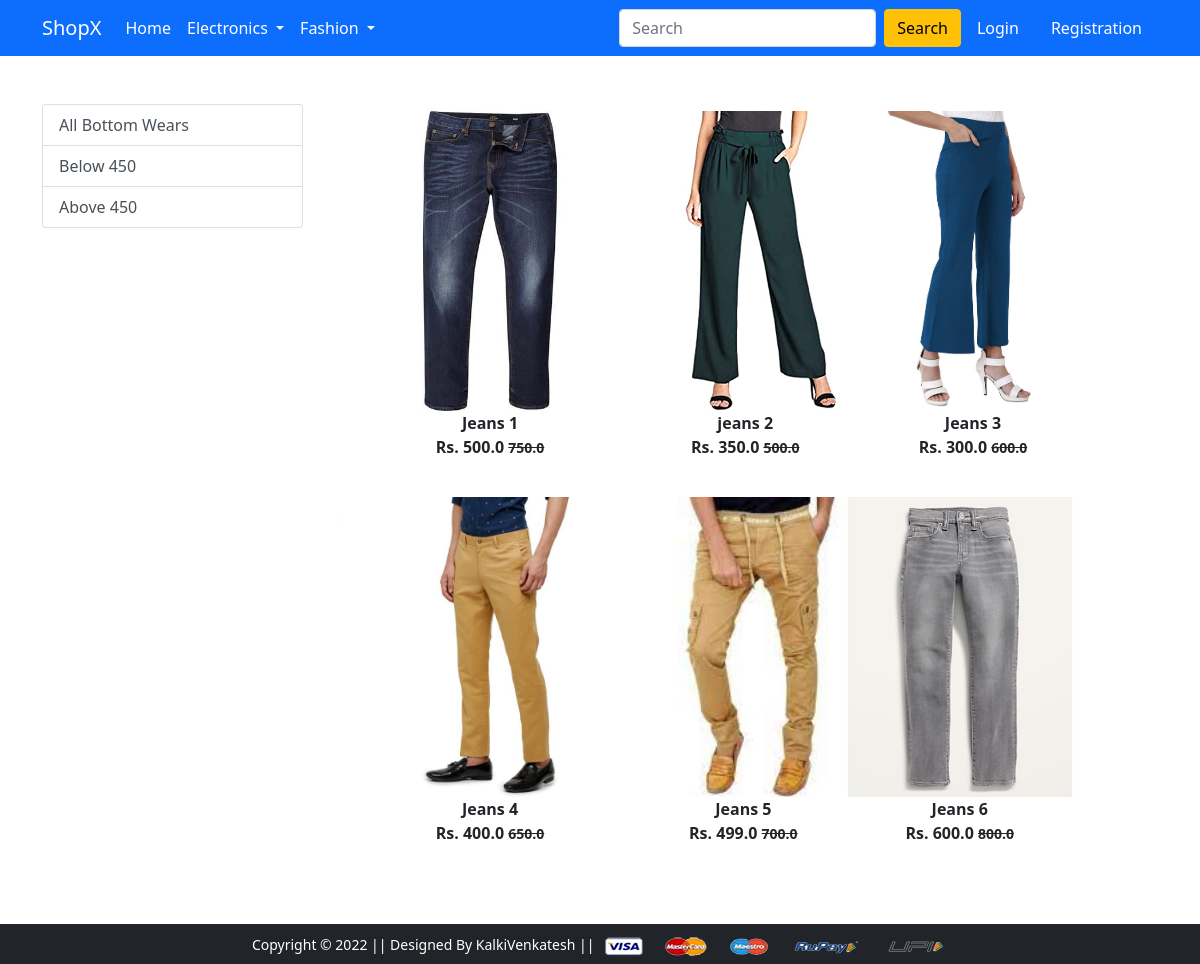
The app's page /bottomwear/ with its own data.
### app/models.py (models this page shows, shortened)
class Product(models.Model):
    title = models.CharField( max_length=100)
    selling_price = models.FloatField()
    discounted_price = models.FloatField()
    description = models.TextField()
    brand = models.CharField(max_length=50)
    category = models.CharField(choices=CATEGORY_CHOICES, max_length=50)
    product_image = models.ImageField(upload_to='productimg')

### app/views.py (the view)
# urls.py: path('bottomwear/', views.bottomwear, name='bottomwear'),
def bottomwear(request, data=None):
    if data == None:
        bottomwears = Product.objects.filter(category='Bottom Wear')
    elif data == 'below':
        bottomwears = Product.objects.filter(category='Bottom Wear').filter(discounted_price__lt=450)
    elif data == 'above':
        bottomwears = Product.objects.filter(category='Bottom Wear').filter(discounted_price__gt=450)
    return render(request, 'app/bottomwear.html', {'bottomwears':bottomwears})

### app/templates/app/bottomwear.html (shortened to what this page needs)
{% extends 'app/base.html' %}
{% load static %}
{% block main-content %}
<div class="container my-5">
 <div class="row">
  <div class="col-sm-3">
    <div class="list-group">
        <a href="{% url 'bottomwear' %}" class="list-group-item list-group-item-action" aria-current="true">All Bottom Wears</a>
        <a href="{% url 'bottomweardata' 'below' %}" class="list-group-item list-group-item-action" aria-current="true">Below 450</a>
        <a href="{% url 'bottomweardata' 'above' %}" class="list-group-item list-group-item-action" aria-current="true">Above 450</a>
    </div>
   </div>
  <div class="col-sm-8">
    <div class="row">
        {% for product in bottomwears %}
            <div class="col-sm-4 text-center mb-4">
                <a href="{% url 'product-detail' product.id %}"
                class ="btn">
                <div class="item">
                    <img src="{{product.product_image.url}}" alt="" height="300" class="">
                    <div class="fw-bold">{{product.title}}</div>
                    <div class="fw-bold">Rs. {{product.discounted_price}}
                    <small class="fw-bold text-decoration-line-through">{{product.selling_price}}</small>
                    </div>
                </div>
                </a>
            </div>
        {% endfor %}
    </div>
  </div>
 </div>
</div>
{% endblock main-content %}

### records on screen
Product: product_image (picture), title "Jeans 1", discounted_price "500.0", selling_price "750.0"
Product: product_image (picture), title "jeans 2", discounted_price "350.0", selling_price "500.0"
Product: product_image (picture), title "Jeans 3", discounted_price "300.0", selling_price "600.0"
Product: product_image (picture), title "Jeans 4", discounted_price "400.0", selling_price "650.0"
Product: product_image (picture), title "Jeans 5", discounted_price "499.0", selling_price "700.0"
Product: product_image (picture), title "Jeans 6", discounted_price "600.0", selling_price "800.0"
